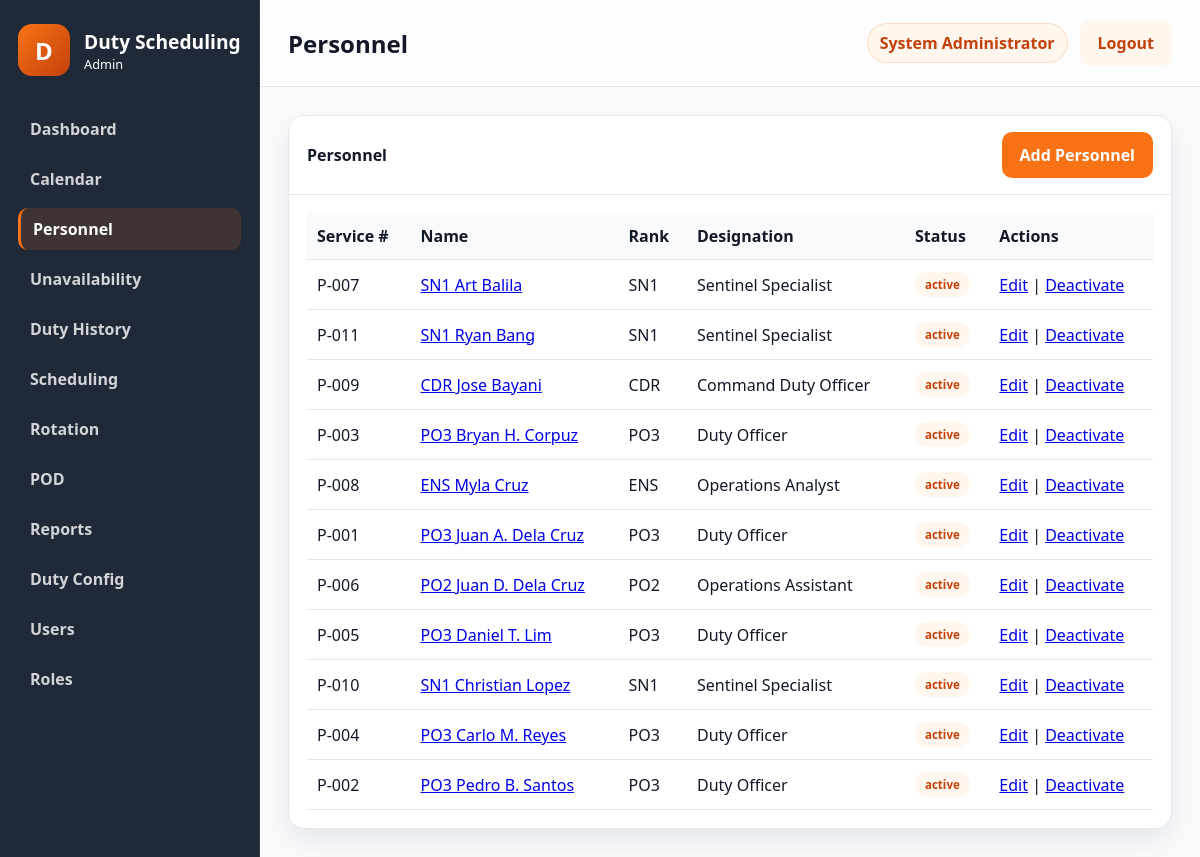
/public/?route=personnel/index (signed in), run on the app's committed database.
### tables this page shows
CREATE TABLE users (
    id INT NOT NULL AUTO_INCREMENT,
    username VARCHAR(50) NOT NULL,
    password_hash VARCHAR(255) NOT NULL,
    full_name VARCHAR(100) NOT NULL,
    email VARCHAR(100) NULL,
    role_id INT NOT NULL,
    status ENUM('active','inactive') NOT NULL DEFAULT 'active',
    failed_login_attempts INT NOT NULL DEFAULT 0,
    locked_until DATETIME NULL,
    last_login DATETIME NULL,
    created_at TIMESTAMP NOT NULL DEFAULT CURRENT_TIMESTAMP,
    updated_at TIMESTAMP NOT NULL DEFAULT CURRENT_TIMESTAMP ON UPDATE CURRENT_TIMESTAMP,
    PRIMARY KEY (id),
    UNIQUE KEY uk_users_username (username),
    KEY idx_users_role_id (role_id),
    CONSTRAINT fk_users_role_id FOREIGN KEY (role_id) REFERENCES roles (id)
        ON UPDATE CASCADE
        ON DELETE RESTRICT
);

CREATE TABLE personnel (
    id INT NOT NULL AUTO_INCREMENT,
    service_number VARCHAR(20) NOT NULL,
    first_name VARCHAR(50) NOT NULL,
    middle_name VARCHAR(50) NULL,
    last_name VARCHAR(50) NOT NULL,
    suffix VARCHAR(20) NULL,
    designation VARCHAR(100) NULL,
    unit VARCHAR(100) NULL,
    contact_number VARCHAR(30) NULL,
    email VARCHAR(100) NULL,
    status ENUM('active','inactive') NOT NULL DEFAULT 'active',
    rank_id INT NOT NULL,
    created_at TIMESTAMP NOT NULL DEFAULT CURRENT_TIMESTAMP,
    updated_at TIMESTAMP NOT NULL DEFAULT CURRENT_TIMESTAMP ON UPDATE CURRENT_TIMESTAMP,
    PRIMARY KEY (id),
    UNIQUE KEY uk_personnel_service_number (service_number),
    KEY idx_personnel_rank_id (rank_id),
    KEY idx_personnel_status (status),
    CONSTRAINT fk_personnel_rank_id FOREIGN KEY (rank_id) REFERENCES ranks (id)
        ON UPDATE CASCADE
        ON DELETE RESTRICT
);

CREATE TABLE ranks (
    id INT NOT NULL AUTO_INCREMENT,
    rank_name VARCHAR(50) NOT NULL,
    rank_abbr VARCHAR(10) NOT NULL,
    rank_order INT NOT NULL,
    is_active TINYINT(1) NOT NULL DEFAULT 1,
    created_at TIMESTAMP NOT NULL DEFAULT CURRENT_TIMESTAMP,
    updated_at TIMESTAMP NOT NULL DEFAULT CURRENT_TIMESTAMP ON UPDATE CURRENT_TIMESTAMP,
    PRIMARY KEY (id),
    UNIQUE KEY uk_ranks_rank_abbr (rank_abbr),
    KEY idx_ranks_rank_order (rank_order)
);

### controllers/PersonnelController.php (called while the page is built, shortened)
<?php
class PersonnelController
{
    public function index(): void
    {
        $pageTitle = 'Personnel';
        $personnel = Personnel::all();
        include APP_ROOT . '/views/layouts/layout.php';
    }
}

### core/functions.php (called while the page is built, shortened)
<?php
function normalize_permission(string $permission): string
{
    $normalized = trim(strtolower($permission));
    $normalized = str_replace(':', '.', $normalized);
    $normalized = str_replace('_', '.', $normalized);
    return $normalized;
}
function e(mixed $value): string
{
    return htmlspecialchars((string) $value, ENT_QUOTES, 'UTF-8');
}
function user_has_permission(string $permission): bool
{
    $user = current_user();
    $permissions = $user['permissions'] ?? [];
    return in_array(normalize_permission($permission), $permissions, true);
}
function dispatch_controller(string $controllerName, string $methodName): void
{
    $controller = new $controllerName();
    $controller->{$methodName}();
}

### public/index.php (called while the page is built, shortened)
<?php
$route = trim((string) ($_GET['route'] ?? ''), " /\t\n\r");
$routeResolver = resolve_route($route);
[$controllerName, $actionName] = $routeResolver;
if ($route !== 'auth/login' && $route !== 'auth/logout' && !is_logged_in()) {
    redirect(APP_PUBLIC_URL . '/?route=auth/login');
}
dispatch_controller($controllerName, $actionName);

### core/auth.php (called while the page is built, shortened)
<?php
function is_logged_in(): bool
{
    $user = current_user();
    return !empty($user);
}
function current_user(): ?array
{
    $sessionUser = $_SESSION['user'] ?? null;
    $userId = (int) ($_SESSION['user_id'] ?? 0);
    if (is_array($sessionUser) && !empty($sessionUser['id'])) {
        $user = User::findById($userId);
        $role = Role::findById((int) ($user['role_id'] ?? 0));
        $user['role_name'] = $role['role_name'] ?? ($sessionUser['role_name'] ?? '');
        $user['permissions'] = Role::getPermissionsForRoleId((int) ($user['role_id'] ?? 0));
        return $user;
    }
    $user = User::findById($userId);
    $role = Role::findById((int) ($user['role_id'] ?? 0));
    $user['role_name'] = $role['role_name'] ?? '';
    $user['permissions'] = Role::getPermissionsForRoleId((int) ($user['role_id'] ?? 0));
    return $user;
}

### models/User.php (called while the page is built, shortened)
<?php
class User
{
    public static function findById(int $id): ?array
    {
        $pdo = get_db();
        $statement = $pdo->prepare(
            'SELECT u.*, r.role_name, r.permissions AS role_permissions
             FROM users u
             LEFT JOIN roles r ON r.id = u.role_id
             WHERE u.id = :id
             LIMIT 1'
        );
        $statement->execute([':id' => $id]);
        $user = $statement->fetch();
        $user['permissions'] = Role::decodePermissions($user['role_permissions'] ?? '[]');
        return $user;
    }
}

### models/Role.php (called while the page is built, shortened)
<?php
class Role
{
    public static function findById(int $id): ?array
    {
        $pdo = get_db();
        $statement = $pdo->prepare('SELECT * FROM roles WHERE id = :id LIMIT 1');
        $statement->execute([':id' => $id]);
        $role = $statement->fetch();
        return $role ?: null;
    }
    public static function getPermissionsForRoleId(int $roleId): array
    {
        $role = self::findById($roleId);
        return self::decodePermissions($role['permissions'] ?? '[]');
    }
    public static function decodePermissions(mixed $permissions): array
    {
        $values = [];
        if (is_array($permissions)) {
            $values = array_values($permissions);
        } else {
            $decoded = json_decode((string) $permissions, true);
            if (is_array($decoded)) {
                $values = array_values($decoded);
            }
        }
        $normalized = [];
        foreach ($values as $value) {
            $normalized[] = normalize_permission((string) $value);
        }
        return array_values(array_unique($normalized));
    }
}

### models/Personnel.php (called while the page is built, shortened)
<?php
class Personnel
{
    public static function all(): array
    {
        $pdo = get_db();
        $statement = $pdo->query(
            'SELECT p.*, r.rank_abbr, r.rank_name
             FROM personnel p
             LEFT JOIN ranks r ON r.id = p.rank_id
             ORDER BY p.last_name ASC, p.first_name ASC'
        );
        return $statement->fetchAll() ?: [];
    }
    public static function displayName(array $person): string
    {
        $rankAbbr = $person['rank_abbr'] ?? '';
        $middleName = trim((string) ($person['middle_name'] ?? ''));
        $middleInitial = $middleName !== '' ? $middleName[0] . '.' : '';
        $suffix = trim((string) ($person['suffix'] ?? ''));
        $suffixText = $suffix !== '' ? ' ' . $suffix : '';
        return trim(sprintf('%s %s %s %s%s', $rankAbbr, $person['first_name'] ?? '', $middleInitial, $person['last_name'] ?? '', $suffixText));
    }
}

### views/personnel/list.php (the view, shortened to what this page needs)
<div class="panel">
    <div class="panel-header">
        <span>Personnel</span>
        <?php if (user_has_permission('personnel.manage')): ?>
            <a class="btn btn-primary" href="<?= e(APP_PUBLIC_URL . '/?route=personnel/create'); ?>">Add Personnel</a>
        <?php endif; ?>
    </div>
    <div class="panel-body">
        <table class="data-table">
            <thead>
                <tr>
                    <th>Service #</th>
                    <th>Name</th>
                    <th>Rank</th>
                    <th>Designation</th>
                    <th>Status</th>
                    <th>Actions</th>
                </tr>
            </thead>
            <tbody>
                <?php foreach ($personnel as $person): ?>
                    <tr>
                        <td><?= e($person['service_number']); ?></td>
                        <td><a href="<?= e(APP_PUBLIC_URL . '/?route=personnel/show&id=' . (int) $person['id']); ?>"><?= e(Personnel::displayName($person)); ?></a></td>
                        <td><?= e($person['rank_abbr'] ?? ''); ?></td>
                        <td><?= e($person['designation'] ?? ''); ?></td>
                        <td>
                            <span class="badge <?= ($person['status'] ?? 'inactive') === 'active' ? 'badge-primary' : 'badge-muted'; ?>"><?= e($person['status'] ?? 'inactive'); ?></span>
                        </td>
                        <td>
                            <?php if (user_has_permission('personnel.manage')): ?>
                                <a href="<?= e(APP_PUBLIC_URL . '/?route=personnel/edit&id=' . (int) $person['id']); ?>">Edit</a>
                                |
                                <a href="<?= e(APP_PUBLIC_URL . '/?route=personnel/deactivate&id=' . (int) $person['id']); ?>" onclick="return confirm('Deactivate this personnel record?');">Deactivate</a>
                            <?php else: ?>
                                <a href="<?= e(APP_PUBLIC_URL . '/?route=personnel/show&id=' . (int) $person['id']); ?>">View</a>
                            <?php endif; ?>
                        </td>
                    </tr>
                <?php endforeach; ?>
            </tbody>
        </table>
    </div>
</div>

### views/layouts/layout.php (shortened to what this page needs)
<?php
$user = $user ?? current_user();
$pageTitle = $pageTitle ?? 'Dashboard';
$viewFile = $viewFile ?? APP_ROOT . '/views/dashboard/index.php';
?>
<!doctype html>
<html lang="en">
<head>
    <link rel="stylesheet" href="<?= e(APP_PUBLIC_URL . '/assets/css/app.css'); ?>">
    <link rel="stylesheet" href="<?= e(APP_PUBLIC_URL . '/assets/css/print.css'); ?>">
</head>
<body class="app-body">
    <div class="app-shell">
        <?php include APP_ROOT . '/views/layouts/sidebar.php'; ?>
        <main class="main-panel">
            <header class="topbar no-print">
                <div>
                    <h1><?= e($pageTitle); ?></h1>
                </div>
                <div class="topbar-actions">
                    <span class="user-pill"><?= e($user['full_name'] ?? 'Administrator'); ?></span>
                    <a class="btn btn-secondary" href="<?= e(APP_PUBLIC_URL . '/?route=auth/logout'); ?>">Logout</a>
                </div>
            </header>
            <section class="content-area">
                <?php include $viewFile; ?>
            </section>
        </main>
    </div>
</body>
</html>

### views/layouts/sidebar.php (shortened to what this page needs)
<?php
$menuItems = [
    ['label' => 'Dashboard', 'route' => 'dashboard/index', 'permission' => 'dashboard.view'],
    ['label' => 'Calendar', 'route' => 'calendar/index', 'permission' => 'calendar.view'],
    ['label' => 'Personnel', 'route' => 'personnel/index', 'permission' => 'personnel.view'],
    ['label' => 'Unavailability', 'route' => 'availability/index', 'permission' => 'availability.view'],
    ['label' => 'Duty History', 'route' => 'dutyhistory/index', 'permission' => 'dutyhistory.view'],
    ['label' => 'Scheduling', 'route' => 'schedule/index', 'permission' => 'schedule.manage'],
    ['label' => 'Rotation', 'route' => 'rotation/index', 'permission' => 'rotation.view'],
    ['label' => 'POD', 'route' => 'pod/index', 'permission' => 'pod.manage'],
    ['label' => 'Reports', 'route' => 'reports/index', 'permission' => 'reports.view'],
    ['label' => 'Duty Config', 'route' => 'duties/index', 'permission' => 'dutyconfig.manage'],
    ['label' => 'Users', 'route' => 'users/index', 'permission' => 'users.manage'],
    ['label' => 'Roles', 'route' => 'roles/index', 'permission' => 'users.manage'],
];
?>
<aside class="sidebar no-print">
    <div class="brand-wrap">
        <div class="brand-mark">D</div>
        <div>
            <div class="brand-name">Duty Scheduling</div>
            <div class="brand-subtitle">Admin</div>
        </div>
    </div>
    <nav class="nav-menu">
        <?php foreach ($menuItems as $item): ?>
            <?php if (user_has_permission($item['permission'])): ?>
                <a class="nav-item <?= (($_GET['route'] ?? '') === $item['route']) ? 'active' : ''; ?>" href="<?= e(APP_PUBLIC_URL . '/?route=' . $item['route']); ?>"><?= e($item['label']); ?></a>
            <?php endif; ?>
        <?php endforeach; ?>
    </nav>
</aside>

### public/assets/css/app.css (style rules this page uses)
:root { --primary: #F97316; --primary-dark: #C2410C; --primary-light: #FFF7ED; --dark: #1F2937; --bg: #F8FAFC; --border: #E5E7EB; --text: #111827; --muted: #6B7280; --shadow: 0 12px 30px rgba(15, 23, 42, 0.08); --radius: 16px; --card-bg: #FFFFFF; --danger: #DC2626; --success: #16A34A; --warning: #F59E0B; }
* { box-sizing: border-box; }
html, body { margin: 0; min-height: 100%; font-family: "Segoe UI", Tahoma, Geneva, Verdana, sans-serif; background: var(--bg); color: var(--text); }
body { min-height: 100vh; }
.brand-wrap { display: flex; align-items: center; gap: 14px; margin-bottom: 24px; }
.brand-mark { display: grid; place-items: center; width: 52px; height: 52px; border-radius: 14px; background: linear-gradient(135deg, var(--primary) 0%, var(--primary-dark) 100%); color: #fff; font-size: 1.5rem; font-weight: 700; }
.brand-name { font-size: 1.2rem; font-weight: 700; color: var(--dark); }
.brand-subtitle { color: var(--muted); font-size: 0.8rem; }
.btn { display: inline-flex; align-items: center; justify-content: center; padding: 12px 18px; border: none; border-radius: 10px; text-decoration: none; cursor: pointer; font-weight: 600; transition: opacity 0.2s ease; }
.btn-primary { background: var(--primary); color: #fff; }
.btn-secondary { background: var(--primary-light); color: var(--primary-dark); }
.app-body { background: var(--bg); }
.app-shell { display: flex; min-height: 100vh; }
.sidebar { width: 260px; background: var(--dark); color: #fff; padding: 24px 18px; border-right: 1px solid rgba(255, 255, 255, 0.08); }
.sidebar .brand-wrap { margin-bottom: 32px; color: #fff; }
.sidebar .brand-name, .sidebar .brand-subtitle { color: #fff; }
.nav-menu { display: flex; flex-direction: column; gap: 8px; }
.nav-item { display: block; padding: 10px 12px; border-radius: 10px; color: rgba(255, 255, 255, 0.8); text-decoration: none; font-weight: 600; }
.nav-item.active, .nav-item:hover { background: rgba(249, 115, 22, 0.15); color: #fff; border-left: 3px solid var(--primary); }
.main-panel { flex: 1; display: flex; flex-direction: column; }
.topbar { display: flex; align-items: center; justify-content: space-between; padding: 20px 28px; background: rgba(255, 255, 255, 0.6); border-bottom: 1px solid var(--border); backdrop-filter: blur(10px); }
.topbar h1 { margin: 0; font-size: 1.5rem; }
.topbar-actions { display: flex; align-items: center; gap: 12px; }
.user-pill { background: var(--primary-light); color: var(--primary-dark); border: 1px solid rgba(249, 115, 22, 0.2); border-radius: 999px; padding: 8px 12px; font-weight: 600; }
.content-area { padding: 28px; }
.data-table { width: 100%; border-collapse: collapse; }
.data-table th, .data-table td { padding: 12px 10px; text-align: left; border-bottom: 1px solid var(--border); }
.data-table th { background: #f8fafc; }
.panel { background: var(--card-bg); border: 1px solid var(--border); border-radius: var(--radius); overflow: hidden; box-shadow: var(--shadow); }
.panel-header { display: flex; align-items: center; justify-content: space-between; padding: 16px 18px; border-bottom: 1px solid var(--border); background: #fff; font-weight: 700; }
.badge { display: inline-flex; align-items: center; justify-content: center; border-radius: 999px; padding: 5px 10px; font-size: 0.72rem; font-weight: 700; }
.badge-primary { background: var(--primary-light); color: var(--primary-dark); }
.panel-body { padding: 18px; }
.no-print { print-color-adjust: exact; }

### public/assets/css/print.css (style rules this page uses)
body { background: #fff; }

### data on the page
users: full_name "System Administrator"
personnel: service_number "P-007", Personnel::displayName($person) "SN1 Art Balila", rank.rank_abbr "SN1", designation "Sentinel Specialist", status "active"
personnel: service_number "P-011", Personnel::displayName($person) "SN1 Ryan Bang", rank.rank_abbr "SN1", designation "Sentinel Specialist", status "active"
personnel: service_number "P-009", Personnel::displayName($person) "CDR Jose Bayani", rank.rank_abbr "CDR", designation "Command Duty Officer", status "active"
personnel: service_number "P-003", Personnel::displayName($person) "PO3 Bryan H. Corpuz", rank.rank_abbr "PO3", designation "Duty Officer", status "active"
personnel: service_number "P-008", Personnel::displayName($person) "ENS Myla Cruz", rank.rank_abbr "ENS", designation "Operations Analyst", status "active"
personnel: service_number "P-001", Personnel::displayName($person) "PO3 Juan A. Dela Cruz", rank.rank_abbr "PO3", designation "Duty Officer", status "active"
personnel: service_number "P-006", Personnel::displayName($person) "PO2 Juan D. Dela Cruz", rank.rank_abbr "PO2", designation "Operations Assistant", status "active"
personnel: service_number "P-005", Personnel::displayName($person) "PO3 Daniel T. Lim", rank.rank_abbr "PO3", designation "Duty Officer", status "active"
personnel: service_number "P-010", Personnel::displayName($person) "SN1 Christian Lopez", rank.rank_abbr "SN1", designation "Sentinel Specialist", status "active"
personnel: service_number "P-004", Personnel::displayName($person) "PO3 Carlo M. Reyes", rank.rank_abbr "PO3", designation "Duty Officer", status "active"
personnel: service_number "P-002", Personnel::displayName($person) "PO3 Pedro B. Santos", rank.rank_abbr "PO3", designation "Duty Officer", status "active"

### other printed values
$item['label'] "Dashboard"
$item['label'] "Calendar"
$item['label'] "Personnel"
$item['label'] "Unavailability"
$item['label'] "Duty History"
$item['label'] "Scheduling"
$item['label'] "Rotation"
$item['label'] "POD"
$item['label'] "Reports"
$item['label'] "Duty Config"
$item['label'] "Users"
$item['label'] "Roles"
$pageTitle "Personnel"
